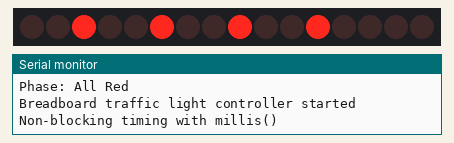
Bench run of a sketch on a simulated ESP32-S3. On the bench: 16 port-expander outputs drawn as a row of LEDs (first output left, lit = HIGH), the last lines printed to the serial monitor. Wiring (inferred from the names in the program): MCP23017 port expander at I2C address 0x20. Wiring (inferred from the signals the program sends): row of LEDs: on Q0, Q1, Q2, Q3, Q4, Q5, Q6, Q7, Q8, Q9, Q10, Q11, Q12, Q13, Q14, Q15.

Above: at 0.5 s.
At 3.5 s:
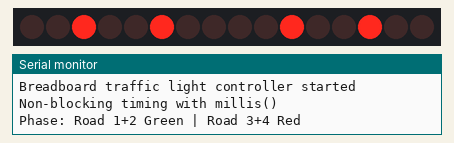
At 7.0 s:
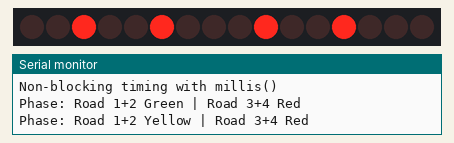
At 11.5 s:
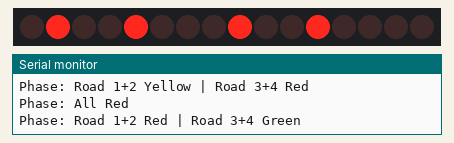
At 15.0 s:
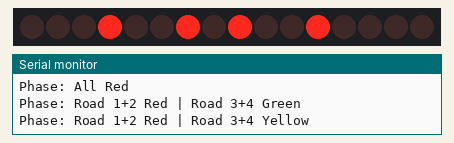
Timing chart, 0 to 20.8 s (numbered marks = the images above):
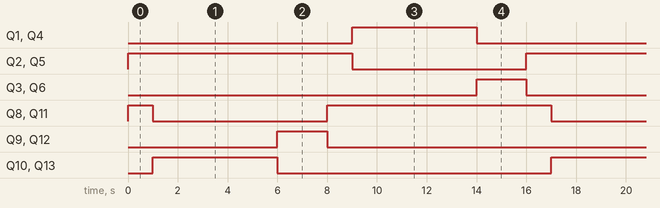

Measured:
- by itself, Q1, Q4, Q10, Q13: alternates HIGH for 5.0 s and LOW for 11.0 s
- by itself, Q2, Q5: alternates HIGH for 9.0 s and LOW for 7.0 s
- by itself, Q3, Q6, Q9, Q12: alternates HIGH for 2.0 s and LOW for 14.0 s
- by itself, Q8, Q11: repeats every 16.0 s: LOW 7.0 s, HIGH 9.0 s

The sketch:

crossroad_traffic_light.ino
```cpp
#include <Wire.h>

/*
  Traffic light controller
  ESP32-S3 -> MCP23017 -> 2x ULN2803 -> 4 traffic lights

  Non-blocking version using millis()
*/

// ============================================================
// I2C settings
// ============================================================

const int I2C_SDA_PIN = 5;
const int I2C_SCL_PIN = 4;

const uint8_t MCP_ADDR = 0x20;

// ============================================================
// MCP23017 registers
// ============================================================

const uint8_t IODIRA = 0x00;
const uint8_t IODIRB = 0x01;
const uint8_t GPIOA  = 0x12;
const uint8_t GPIOB  = 0x13;

// ============================================================
// Output mapping
// ============================================================

// Port B -> bottom ULN2803
const uint8_t TL1_RED_B    = 0;
const uint8_t TL1_YELLOW_B = 1;
const uint8_t TL1_GREEN_B  = 2;
const uint8_t TL2_RED_B    = 3;
const uint8_t TL2_YELLOW_B = 4;
const uint8_t TL2_GREEN_B  = 5;

// Port A -> top ULN2803
const uint8_t TL3_YELLOW_A = 6;
const uint8_t TL3_RED_A    = 5;
const uint8_t TL3_GREEN_A  = 4;
const uint8_t TL4_YELLOW_A = 3;
const uint8_t TL4_RED_A    = 2;
const uint8_t TL4_GREEN_A  = 1;

// ============================================================
// Timing values in milliseconds
// ============================================================

const unsigned long ALL_RED_TIME = 1000;
const unsigned long GREEN_TIME   = 5000;
const unsigned long YELLOW_TIME  = 2000;

// ============================================================
// Phase constants
// ============================================================

const uint8_t PHASE_ALL_RED_1     = 0;
const uint8_t PHASE_ROAD12_GREEN  = 1;
const uint8_t PHASE_ROAD12_YELLOW = 2;
const uint8_t PHASE_ALL_RED_2     = 3;
const uint8_t PHASE_ROAD34_GREEN  = 4;
const uint8_t PHASE_ROAD34_YELLOW = 5;

// ============================================================
// State variables
// ============================================================

uint8_t currentPhase = PHASE_ALL_RED_1;
unsigned long lastPhaseChange = 0;

// ============================================================
// Helper functions
// ============================================================

uint8_t bitMask(uint8_t bit) {
  return (1 << bit);
}

void mcpWriteRegister(uint8_t reg, uint8_t value) {
  Wire.beginTransmission(MCP_ADDR);
  Wire.write(reg);
  Wire.write(value);
  Wire.endTransmission();
}

void mcpWriteBoth(uint8_t portAValue, uint8_t portBValue) {
  mcpWriteRegister(GPIOA, portAValue);
  mcpWriteRegister(GPIOB, portBValue);
}

void mcpInit() {
  mcpWriteRegister(IODIRA, 0x00);
  mcpWriteRegister(IODIRB, 0x00);
  mcpWriteBoth(0x00, 0x00);
}

// ============================================================
// Phase output functions
// ============================================================

void allRed() {
  uint8_t a = 0;
  uint8_t b = 0;

  b |= bitMask(TL1_RED_B);
  b |= bitMask(TL2_RED_B);

  a |= bitMask(TL3_RED_A);
  a |= bitMask(TL4_RED_A);

  mcpWriteBoth(a, b);
}

void road12Green_road34Red() {
  uint8_t a = 0;
  uint8_t b = 0;

  b |= bitMask(TL1_GREEN_B);
  b |= bitMask(TL2_GREEN_B);

  a |= bitMask(TL3_RED_A);
  a |= bitMask(TL4_RED_A);

  mcpWriteBoth(a, b);
}

void road12Yellow_road34Red() {
  uint8_t a = 0;
  uint8_t b = 0;

  b |= bitMask(TL1_YELLOW_B);
  b |= bitMask(TL2_YELLOW_B);

  a |= bitMask(TL3_RED_A);
  a |= bitMask(TL4_RED_A);

  mcpWriteBoth(a, b);
}

void road12Red_road34Green() {
  uint8_t a = 0;
  uint8_t b = 0;

  b |= bitMask(TL1_RED_B);
  b |= bitMask(TL2_RED_B);

  a |= bitMask(TL3_GREEN_A);
  a |= bitMask(TL4_GREEN_A);

  mcpWriteBoth(a, b);
}

void road12Red_road34Yellow() {
  uint8_t a = 0;
  uint8_t b = 0;

  b |= bitMask(TL1_RED_B);
  b |= bitMask(TL2_RED_B);

  a |= bitMask(TL3_YELLOW_A);
  a |= bitMask(TL4_YELLOW_A);

  mcpWriteBoth(a, b);
}

// ============================================================
// State machine functions
// ============================================================

void applyPhase(uint8_t phase) {
  switch (phase) {
    case PHASE_ALL_RED_1:
      allRed();
      Serial.println("Phase: All Red");
      break;

    case PHASE_ROAD12_GREEN:
      road12Green_road34Red();
      Serial.println("Phase: Road 1+2 Green | Road 3+4 Red");
      break;

    case PHASE_ROAD12_YELLOW:
      road12Yellow_road34Red();
      Serial.println("Phase: Road 1+2 Yellow | Road 3+4 Red");
      break;

    case PHASE_ALL_RED_2:
      allRed();
      Serial.println("Phase: All Red");
      break;

    case PHASE_ROAD34_GREEN:
      road12Red_road34Green();
      Serial.println("Phase: Road 1+2 Red | Road 3+4 Green");
      break;

    case PHASE_ROAD34_YELLOW:
      road12Red_road34Yellow();
      Serial.println("Phase: Road 1+2 Red | Road 3+4 Yellow");
      break;
  }
}

unsigned long getPhaseDuration(uint8_t phase) {
  switch (phase) {
    case PHASE_ALL_RED_1:
    case PHASE_ALL_RED_2:
      return ALL_RED_TIME;

    case PHASE_ROAD12_GREEN:
    case PHASE_ROAD34_GREEN:
      return GREEN_TIME;

    case PHASE_ROAD12_YELLOW:
    case PHASE_ROAD34_YELLOW:
      return YELLOW_TIME;

    default:
      return ALL_RED_TIME;
  }
}

uint8_t getNextPhase(uint8_t phase) {
  switch (phase) {
    case PHASE_ALL_RED_1:
      return PHASE_ROAD12_GREEN;

    case PHASE_ROAD12_GREEN:
      return PHASE_ROAD12_YELLOW;

    case PHASE_ROAD12_YELLOW:
      return PHASE_ALL_RED_2;

    case PHASE_ALL_RED_2:
      return PHASE_ROAD34_GREEN;

    case PHASE_ROAD34_GREEN:
      return PHASE_ROAD34_YELLOW;

    case PHASE_ROAD34_YELLOW:
      return PHASE_ALL_RED_1;

    default:
      return PHASE_ALL_RED_1;
  }
}

// ============================================================
// Setup
// ============================================================

void setup() {
  Serial.begin(115200);

  Wire.begin(I2C_SDA_PIN, I2C_SCL_PIN);

  mcpInit();

  applyPhase(currentPhase);
  lastPhaseChange = millis();

  Serial.println("Breadboard traffic light controller started");
  Serial.println("Non-blocking timing with millis()");
}

// ============================================================
// Main loop
// ============================================================

void loop() {
  unsigned long now = millis();

  if (now - lastPhaseChange >= getPhaseDuration(currentPhase)) {
    currentPhase = getNextPhase(currentPhase);
    applyPhase(currentPhase);
    lastPhaseChange = now;
  }
}
```
